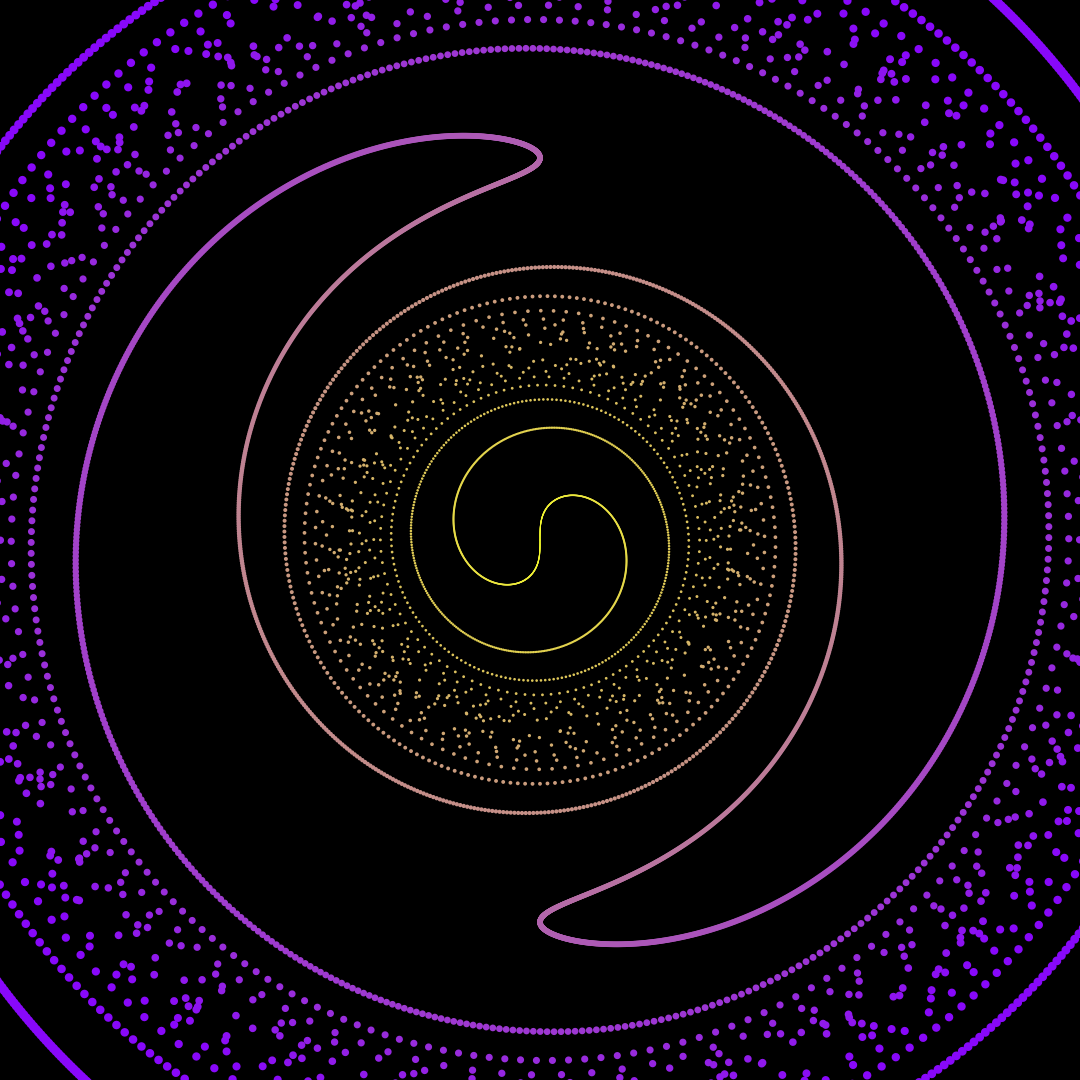
Frame 1 (no input)
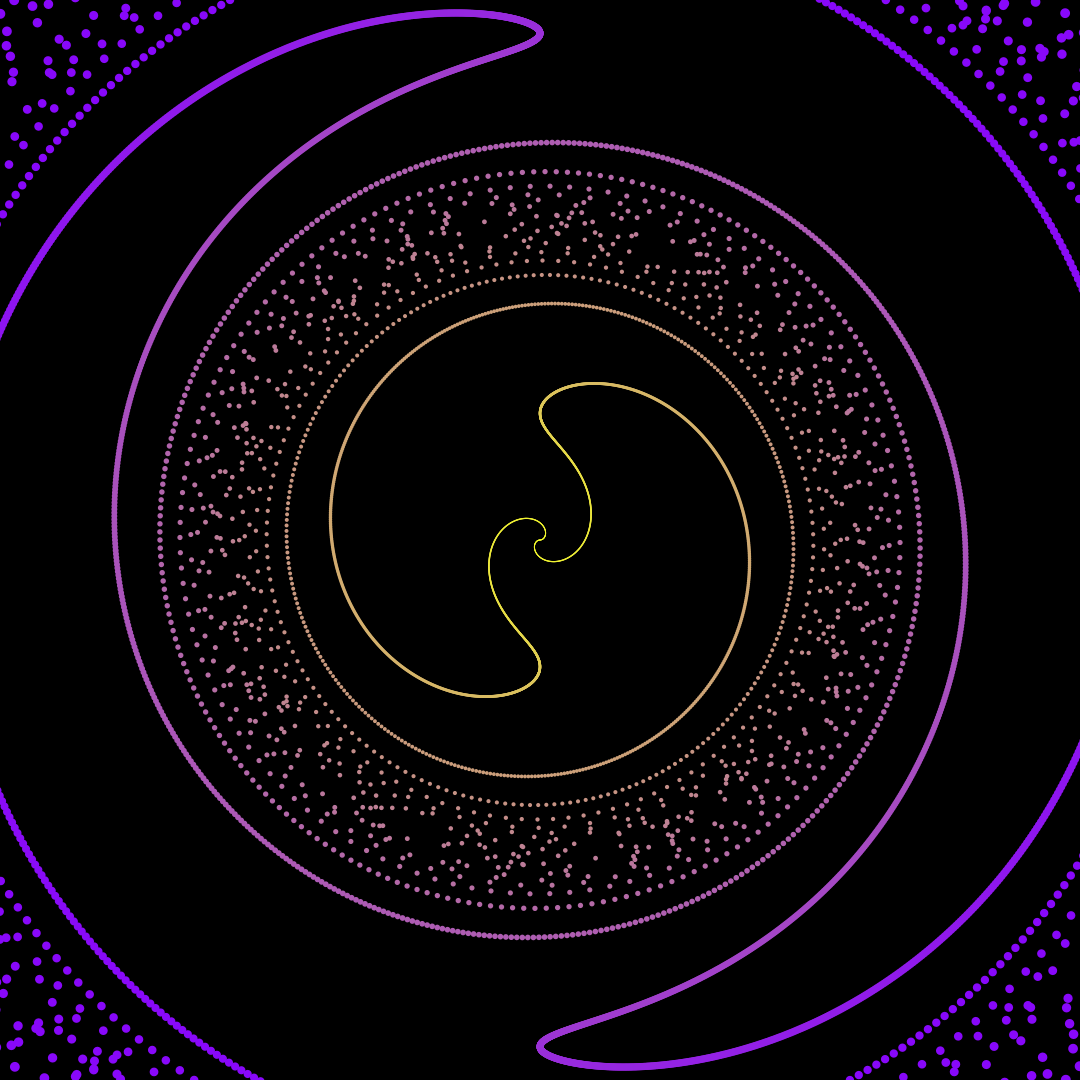
Frame 60 (the mouse pressed at the canvas centre just before this capture)
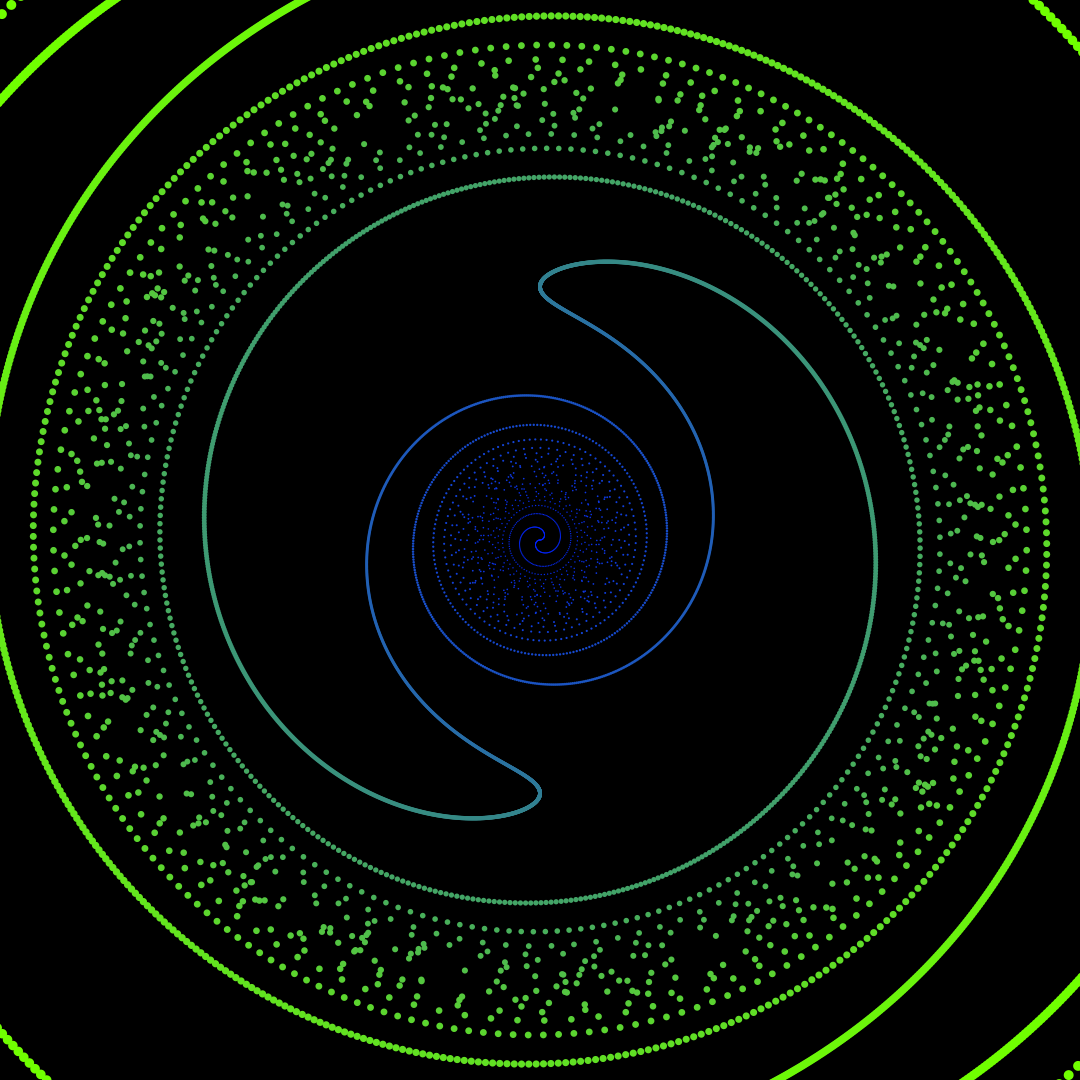
Frame 120 (the mouse held since frame 60 and released just before this capture)

The Processing sketch that drew these frames (run headless with seeded random() and noise(); from frame 60 on, the mouse is pressed at the canvas centre):

// Processing sketch: sketch_85
// ── sketch_85.pde
int m = 4000;
float radius = 760;
float fct;
color c1 = #F7FF29;
color c2 = #8808FA;

int numFrames = 360;
float t;
void setup() {
  size(1080, 1080);
}

void draw() {
  t = (float)frameCount/numFrames;
  background(0);
  translate(width/2, height/2);
  
  noStroke();
  for(int i=0;i<m;i++) {
    float angle = PI*sin(i*TAU/m - TAU*t)*tan(i*TAU/m - TAU*t) + PI/2;
    float r = pow(i*radius/m, 1);
    float x = r*cos(angle);
    float y = r*sin(angle);
    float size = map(i, 0, m, 1, 10);
    
    fill(lerpColor(c1, c2, map(dist(x, y, 0, 0), 0, radius*0.8, 0, 1)));
    ellipse(x, y, size, size);
    ellipse(-x, -y, size, size);
  }
}

void newColors() {
  colorMode(HSB);
  c1 = color(random(255), 255, 255);
  c2 = color(random(255), 255, 255);
  colorMode(RGB);
}

void mousePressed() {
  newColors();
}
